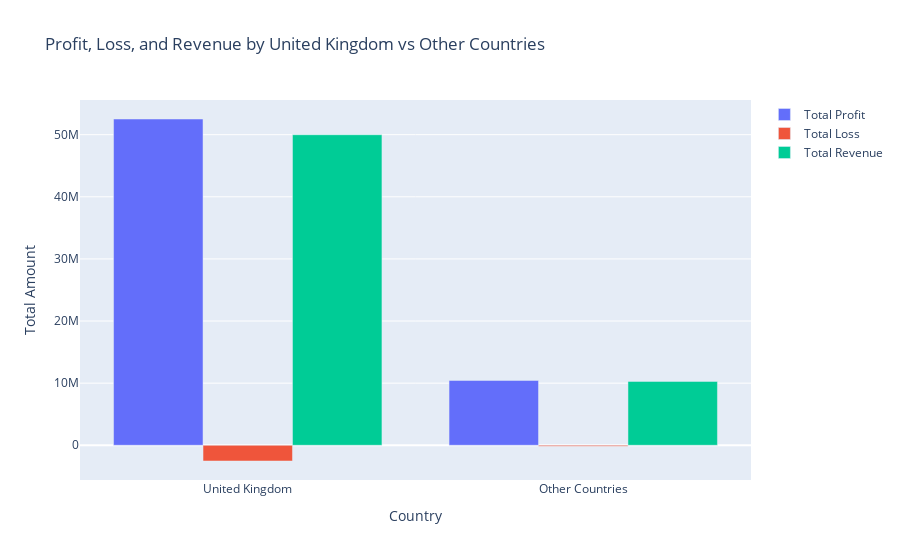

Notebook code cell kept with this figure:
### Code cell
fig = go.Figure()

fig.add_trace(go.Bar(x=total_revenue['Country'], y=total_revenue['TotalAmount_x'], name='Total Profit'))
fig.add_trace(go.Bar(x=total_revenue['Country'], y=total_revenue['TotalAmount_y'], name='Total Loss'))
fig.add_trace(go.Bar(x=total_revenue['Country'], y=total_revenue['Revenue'], name='Total Revenue'))
fig.update_layout(xaxis_title='Country', yaxis_title='Total Amount', title='Profit, Loss, and Revenue by United Kingdom vs Other Countries')
fig.show()

### Figure 1 — Plotly figure (JSON) as saved in the notebook; plotly's stock layout.template omitted (floating-point values rounded to 4 significant figures)
{"data": [{"name": "Total Profit", "type": "bar", "x": ["United Kingdom", "Other Countries"], "y": [52520000.0, 10440000.0]}, {"name": "Total Loss", "type": "bar", "x": ["United Kingdom", "Other Countries"], "y": [-2531000.0, -155300.0]}, {"name": "Total Revenue", "type": "bar", "x": ["United Kingdom", "Other Countries"], "y": [49990000.0, 10290000.0]}], "layout": {"title": {"text": "Profit, Loss, and Revenue by United Kingdom vs Other Countries"}, "xaxis": {"title": {"text": "Country"}}, "yaxis": {"title": {"text": "Total Amount"}}}}
